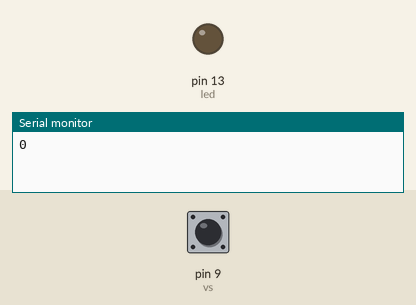
Simulated run of this sketch. Board: Arduino Uno, built with avr-gcc and run on an emulated ATmega328P. Parts: output pins drawn as LEDs (lit = HIGH), the last lines printed to the serial monitor. The inputs (shaded band) are chosen by the test bench; at power-on: pin 9 (vs) LOW.

Above: at 1.2 s.
1.3 s: pin 9 (vs) pulsed HIGH 2 times (0.12 s each, 0.3 s apart)
At 2.5 s:
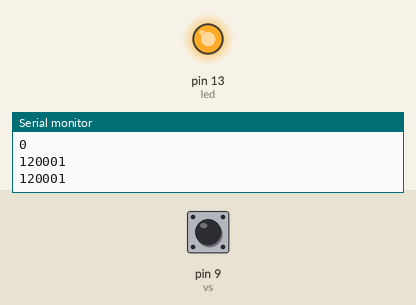
Timing chart, 0 to 4.3 s (numbered marks = the images above; inputs shaded):
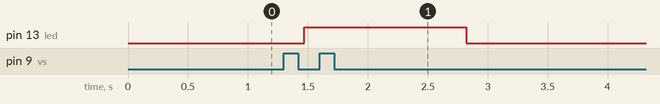

Measured:
- after the input at 1.3 s, pin 13 (led): LOW → HIGH after 0.17 s, → LOW 1.4 s later

The sketch:

sketch_mar13a.ino
```cpp
int led = 13;
int vs =9; // vibration sensor

void setup(){
  pinMode(led, OUTPUT);
  pinMode(vs, INPUT);
  Serial.begin(9600);

}
void loop(){
  long measurement =vibration();
  delay(50);
  Serial.println(measurement);
  if (measurement > 1000){
    digitalWrite(led, HIGH);
  }
  else{
    digitalWrite(led, LOW);
  }
}

long vibration(){
  long measurement=pulseIn (vs, HIGH);  //wait for the pin to get HIGH and returns measurement
  return measurement;
}
```
